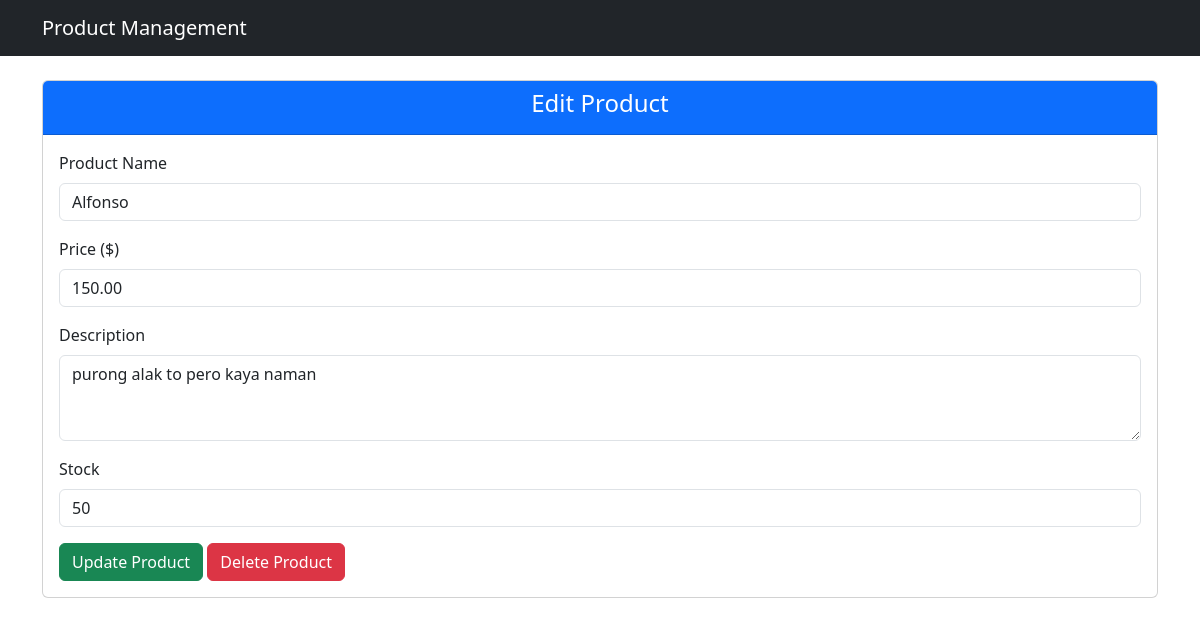
The app's page /edit_product.php?id=2 (signed in) with its own data.
### tables this page shows
CREATE TABLE `add_product` (
  `id` int(11) NOT NULL,
  `product_name` varchar(255) NOT NULL,
  `product_price` decimal(10,2) NOT NULL,
  `product_stock` int(11) NOT NULL,
  `created_at` timestamp NOT NULL DEFAULT current_timestamp(),
  `description` varchar(255) DEFAULT NULL,
  `img_path` varchar(255) DEFAULT NULL,
  `seller` int(255) NOT NULL
);

### edit_product.php (the view, shortened to what this page needs)
<?php
include 'db.php';
if (isset($_GET['id'])) {
    $product_id = intval($_GET['id']);
    $query = $conn->prepare("SELECT * FROM add_product WHERE id = ?");
    $query->bind_param("i", $product_id);
    $query->execute();
    $result = $query->get_result();
    if ($result->num_rows === 1) {
        $product = $result->fetch_assoc();
    } else {
        $_SESSION['error_message'] = "Product not found.";
        header("Location: seller.php");
        exit;
    }
} else {
    $_SESSION['error_message'] = "Invalid request.";
    header("Location: seller.php");
    exit;
}
?>
<!DOCTYPE html>
<html lang="en">
<head>
    <link href="https://cdn.jsdelivr.net/npm/bootstrap@5.3.0/dist/css/bootstrap.min.css" rel="stylesheet">
</head>
<body>
    <nav class="navbar navbar-expand-lg navbar-dark bg-dark mb-4">
        <div class="container">
            <a class="navbar-brand" href="seller.php">Product Management</a>
        </div>
    </nav>
    <div class="container mt-3">
        <div class="card">
            <div class="card-header bg-primary text-white text-center">
                <h4>Edit Product</h4>
            </div>
            <div class="card-body">
                <form action="" method="POST">
                    <div class="mb-3">
                        <label for="productName" class="form-label">Product Name</label>
                        <input type="text" class="form-control" id="productName" name="product_name" value="<?php echo htmlspecialchars($product['product_name']); ?>" required>
                    </div>
                    <div class="mb-3">
                        <label for="productPrice" class="form-label">Price ($)</label>
                        <input type="number" step="0.01" class="form-control" id="productPrice" name="price" value="<?php echo htmlspecialchars($product['product_price']); ?>" required>
                    </div>
                    <div class="mb-3">
                        <label for="productDescription" class="form-label">Description</label>
                        <textarea class="form-control" id="productDescription" name="description" rows="3"><?php echo htmlspecialchars($product['description']); ?></textarea>
                    </div>
                    <div class="mb-3">
                        <label for="productStock" class="form-label">Stock</label>
                        <input type="number" class="form-control" id="productStock" name="stock" value="<?php echo htmlspecialchars($product['product_stock']); ?>" required>
                    </div>
                    <button type="submit" class="btn btn-success">Update Product</button>
                    <button type="button" class="btn btn-danger" data-bs-toggle="modal" data-bs-target="#deleteModal">Delete Product</button>
                </form>
            </div>
        </div>
    </div>
</body>
</html>

### records on screen
add_product: product_name "Alfonso", price "150.00", description "purong alak to pero kaya naman", stock "50"
